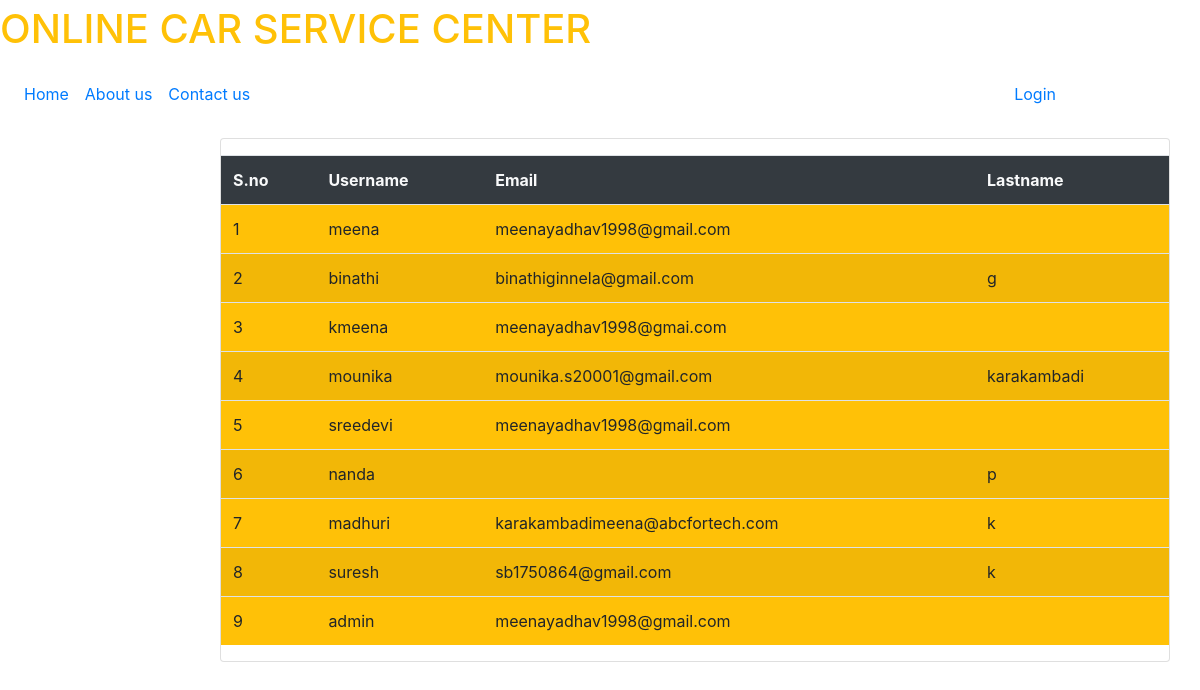
/viewuser/, run on the app's committed database.
### service/models.py (models this page shows)
class User(AbstractUser):
	t = (
		(1,'owner'),
		(2,'customer'),
		(3,'Anonymous'),
		)
	role = models.IntegerField(default=3,choices=t)
	g=[('M',"Male"),('F','Female')]
	age=models.IntegerField(default=10)
	impf=models.ImageField(upload_to='Profiles/',default="Note.jpg")
	gender=models.CharField(max_length=10,choices=g)
	first_name=models.CharField(max_length=100)
	last_name=models.CharField(max_length=100)
	phone_no=models.IntegerField(null=True)
	car_regno=models.CharField(max_length=20)
	address=models.CharField(max_length=200)

### service/views.py (the view)
# urls.py: path('viewuser/',views.viewuser,name="viewuser"),
def viewuser(request):
	p=User.objects.all()
	return render(request,'services/viewuser.html',{'u':p})

### service/templates/services/viewuser.html (shortened to what this page needs)
{% extends 'services/base.html' %}
{% block content %}
<div class="container">
	<div class="row mt-3">
		<div class="col-md-2"></div>
		<div class="col-md-10 card">
			{% if user.is_superuser %}
			<table class="table table-striped table-hover">
				<tr class="bg-dark text-light">
					<th>S.no</th>
					<th>Username</th>
					<th>Email</th>
					<th>role</th>
				</tr>
				{% for i in u %}
				<tr>
					<td>{{forloop.counter}}</td>
					<td>{{i.username}}</td>
					<td>{{i.email}}</td>
					{% if i.role is 1 %}
					<td>owner</td>
					{% elif i.role is 2 %}
					<td>customer</td>
					{% else %}
					<td>anonymous</td>
					{% endif %}
					<td><a href="{% url 'customer' i.id %}" class="btn btn-info">Customer</a><a href="{% url 'owner' i.id %}" class="btn btn-danger">Owner</a></td>
				</tr>
				{% endfor %}
			</table>
			{% else %}
			<div class="row mt-3">
					<table class="table table-striped table-hover bg-warning">
						<tr class="bg-dark text-light">
							<th>S.no</th>
							<th>Username</th>
							<th>Email</th>
							<th>Lastname</th>
						</tr>
						{% for i in u %}
						<tr>
							<td>{{forloop.counter}}</td>
							<td>{{i.username}}</td>
							<td>{{i.email}}</td>
							<td>{{i.last_name}}</td>
						</tr>
						{% endfor %}
					</table>
					{% endif %}
				</div>
			</div>
		</div>
	</div>
{% endblock %}

### service/templates/services/base.html (shortened to what this page needs)
{% load static %}
<!DOCTYPE html>
<html lang="en">
<head>
  <link rel="stylesheet" href="https://use.fontawesome.com/releases/v5.7.0/css/all.css">
  <link rel="stylesheet" href="{% static 'css/bootstrap.min.css' %}">
</head>
<body>
	{% include 'services/navbar.html' %}
	{% block content %}
	{% endblock %}
</body>
</html>

### service/templates/services/navbar.html (shortened to what this page needs)
{% load static %}
 <a class="navbar-brand" href="#">
    <h1 class="text-warning text-center">ONLINE CAR SERVICE CENTER</h1>
  </a>
<nav class="navbar navbar-expand-sm bg-white navbar-white">
  <div class="collapse navbar-collapse" id="collapsibleNavbar">
    <ul class="navbar-nav">
      {% if not user.is_authenticated %}
      <li class="nav-item">
        <a class="nav-link" href="{% url 'home' %}">Home</a>
      </li>
      <li class="nav-item">
        <a class="nav-link" href="{% url 'ab' %}">About us</a>
      </li>
      <li class="nav-item">
        <a class="nav-link" href="{% url 'cn' %}">Contact us</a>
      </li>
      {% endif %}
    </ul>
    <ul class="navbar-nav ml-auto" style="margin-right:120px">
    {% if not user.is_authenticated %}
    <li class="nav-item">
      <a class="nav-link" href="{% url 'lg' %}">Login</a>
    </li>
{% endif %}
  </div>
</nav>

### data on the page
User: username "meena", email "meenayadhav1998@gmail.com"
User: username "binathi", email "binathiginnela@gmail.com", last_name "g"
User: username "kmeena", email "meenayadhav1998@gmai.com"
User: username "mounika", email "mounika.s20001@gmail.com", last_name "karakambadi"
User: username "sreedevi", email "meenayadhav1998@gmail.com"
User: username "nanda", last_name "p"
User: username "madhuri", email "karakambadimeena@abcfortech.com", last_name "k"
User: username "suresh", email "sb1750864@gmail.com", last_name "k"
User: username "admin", email "meenayadhav1998@gmail.com"
